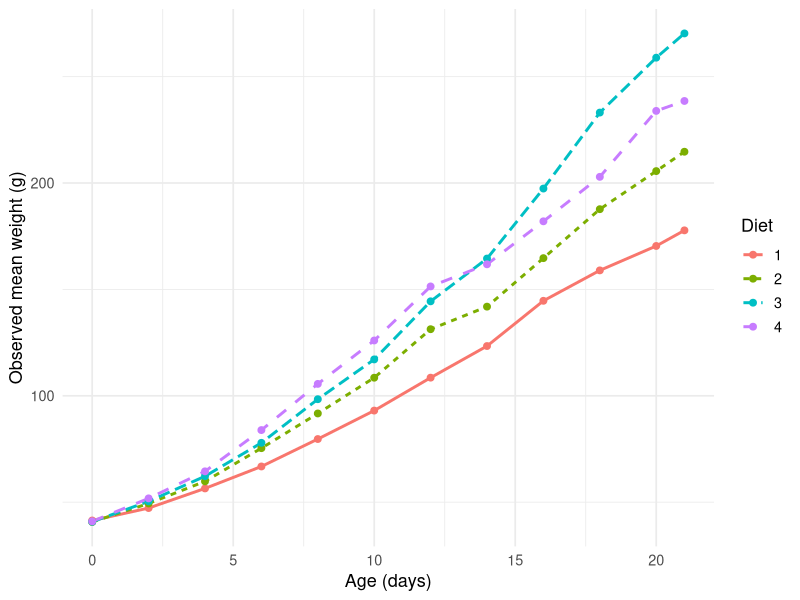
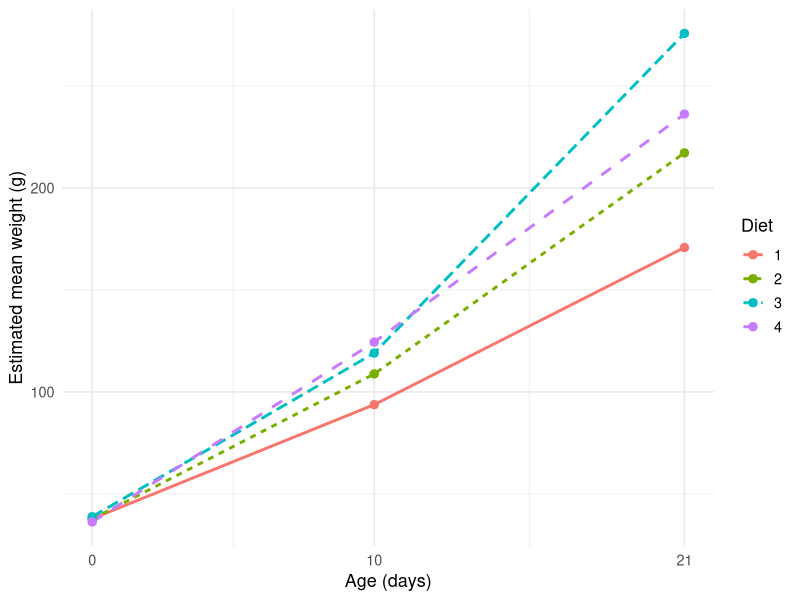

Reproduce these figures in R, in order.
## ---- chunk 1
#| label: chick-data
library(dplyr)
library(ggplot2)
library(lmerTest)
library(emmeans)

chicks <- as.data.frame(datasets::ChickWeight)
## ---- chunk 2
#| label: observed-diets
#| output: true
diet_means <- chicks |>
  group_by(Diet, Time) |>
  summarize(observed = mean(weight), .groups = "drop")

ggplot(diet_means, aes(Time, observed, color = Diet)) +
  geom_line(aes(linetype = Diet), linewidth = 1) +
  geom_point(size = 2) +
  labs(x = "Age (days)", y = "Observed mean weight (g)") +
  theme_minimal(base_size = 13)
## ---- chunk 3
#| label: fit-diets
#| output: true
chicks$week_c <- (chicks$Time - 10) / 7
model_growth_ml <- lmer(weight ~ week_c + I(week_c^2) +
                          (1 + week_c | Chick),
                        data = chicks, REML = FALSE)
model_diet_ml <- update(model_growth_ml, . ~ . + Diet)
model_interaction_ml <- update(model_diet_ml,
                               . ~ . + Diet:week_c + Diet:I(week_c^2))
## ---- chunk 4
#| label: overall-diet-test
#| output: true
anova(model_growth_ml, model_interaction_ml)
## ---- chunk 5
#| label: age-diet-test
#| output: true
anova(model_diet_ml, model_interaction_ml)
## ---- chunk 6
#| label: estimated-diet-means
#| output: true
model_diet <- update(model_interaction_ml, REML = TRUE)
days <- c(0, 10, 21)
weight_means <- emmeans(model_diet, ~ Diet | week_c,
                        at = list(week_c = (days - 10) / 7),
                        lmer.df = "satterthwaite")
weight_means
## ---- chunk 7
#| label: fitted-diet-means
#| output: true
diet_means_plot <- as.data.frame(weight_means)
diet_means_plot$Time <- 10 + 7 * diet_means_plot$week_c

ggplot(diet_means_plot, aes(Time, emmean, color = Diet)) +
  geom_line(aes(linetype = Diet), linewidth = 1) +
  geom_point(size = 2.5) +
  scale_x_continuous(breaks = days) +
  labs(x = "Age (days)", y = "Estimated mean weight (g)") +
  theme_minimal(base_size = 13)
## ---- chunk 8
#| label: pairwise-diets
#| output: true
pairs(weight_means, adjust = "bonferroni")
